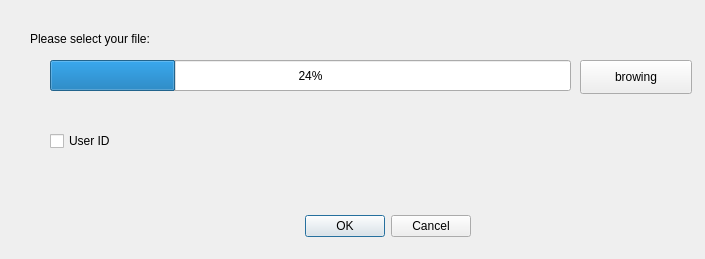
<?xml version="1.0" encoding="UTF-8"?>
<ui version="4.0">
 <class>QDialog</class>
 <widget class="QDialog" name="QDialog">
  <property name="geometry">
   <rect>
    <x>0</x>
    <y>0</y>
    <width>705</width>
    <height>259</height>
   </rect>
  </property>
  <property name="font">
   <font>
    <family>Arial</family>
   </font>
  </property>
  <property name="windowTitle">
   <string>Dialog</string>
  </property>
  <widget class="QDialogButtonBox" name="buttonBox">
   <property name="geometry">
    <rect>
     <x>130</x>
     <y>210</y>
     <width>341</width>
     <height>32</height>
    </rect>
   </property>
   <property name="orientation">
    <enum>Qt::Horizontal</enum>
   </property>
   <property name="standardButtons">
    <set>QDialogButtonBox::Cancel|QDialogButtonBox::Ok</set>
   </property>
  </widget>
  <widget class="QLabel" name="label">
   <property name="geometry">
    <rect>
     <x>30</x>
     <y>30</y>
     <width>401</width>
     <height>18</height>
    </rect>
   </property>
   <property name="styleSheet">
    <string notr="true">font: 9pt &quot;Times New Roman&quot;;
font: 10pt &quot;Arial&quot;;</string>
   </property>
   <property name="text">
    <string>Please select your file:</string>
   </property>
  </widget>
  <widget class="QPushButton" name="Open">
   <property name="geometry">
    <rect>
     <x>580</x>
     <y>60</y>
     <width>112</width>
     <height>34</height>
    </rect>
   </property>
   <property name="styleSheet">
    <string notr="true">font: 9pt &quot;Times New Roman&quot;;</string>
   </property>
   <property name="text">
    <string>browing</string>
   </property>
  </widget>
  <widget class="QCheckBox" name="checkBox">
   <property name="geometry">
    <rect>
     <x>50</x>
     <y>130</y>
     <width>105</width>
     <height>22</height>
    </rect>
   </property>
   <property name="styleSheet">
    <string notr="true">font: 10pt &quot;Times New Roman&quot;;</string>
   </property>
   <property name="text">
    <string>User ID</string>
   </property>
  </widget>
  <widget class="QProgressBar" name="Openprogress">
   <property name="geometry">
    <rect>
     <x>50</x>
     <y>60</y>
     <width>521</width>
     <height>31</height>
    </rect>
   </property>
   <property name="styleSheet">
    <string notr="true">font: 9pt &quot;Times New Roman&quot;;</string>
   </property>
   <property name="value">
    <number>24</number>
   </property>
  </widget>
  <widget class="QLabel" name="Loading">
   <property name="geometry">
    <rect>
     <x>190</x>
     <y>60</y>
     <width>281</width>
     <height>31</height>
    </rect>
   </property>
   <property name="styleSheet">
    <string notr="true">font: 9pt &quot;Times New Roman&quot;;</string>
   </property>
   <property name="text">
    <string/>
   </property>
  </widget>
 </widget>
 <resources/>
 <connections>
  <connection>
   <sender>buttonBox</sender>
   <signal>accepted()</signal>
   <receiver>QDialog</receiver>
   <slot>accept()</slot>
   <hints>
    <hint type="sourcelabel">
     <x>248</x>
     <y>254</y>
    </hint>
    <hint type="destinationlabel">
     <x>157</x>
     <y>274</y>
    </hint>
   </hints>
  </connection>
  <connection>
   <sender>buttonBox</sender>
   <signal>rejected()</signal>
   <receiver>QDialog</receiver>
   <slot>reject()</slot>
   <hints>
    <hint type="sourcelabel">
     <x>316</x>
     <y>260</y>
    </hint>
    <hint type="destinationlabel">
     <x>286</x>
     <y>274</y>
    </hint>
   </hints>
  </connection>
 </connections>
</ui>
